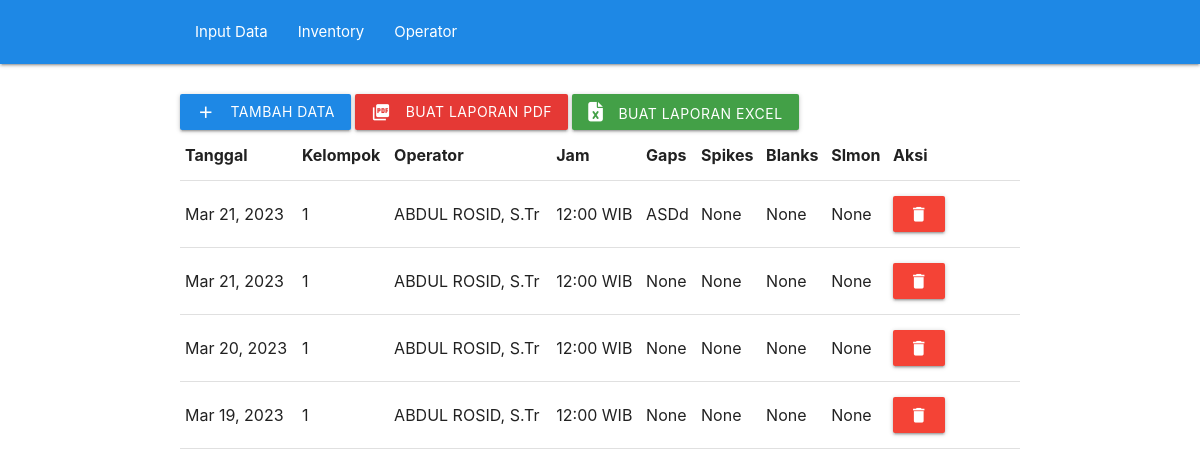
The app's page /checklist-seiscomp/list_view with its own data.
### ChecklistSeiscomp/models.py (models this page shows, shortened)
class ChecklistSeiscompModel(models.Model):
    tanggal = models.TextField(null=True,)
    jam = models.CharField(max_length=20, choices=WAKTU, default='12:00 WIB')
    kelompok = models.IntegerField(choices=KELOMPOK, default=1)
    operator = models.TextField(null=True,)
    gaps = models.CharField(max_length=500, null=True, blank=True)
    spikes = models.CharField(max_length=500, null=True, blank=True)
    blanks = models.CharField(max_length=500, null=True, blank=True)
    slmon = models.CharField(max_length=500, null=True, blank=True)

### ChecklistSeiscomp/views.py (the view)
# urls.py: path('checklist-seiscomp/list_view', views.list_view, name='list_view'),
def list_view(request):
    context = {}
    context["dataset"] = ChecklistSeiscompModel.objects.all()
    return render(request, "list_view.html", context)

### ChecklistSeiscomp/templates/list_view.html (shortened to what this page needs)
{% extends "base.html" %}
{% load materializecss %}
{% block content %}
<div class="container" style="padding-top: 2rem;">
    <a class="waves-effect waves-light btn blue darken-1" href="{% url 'checklist-seiscomp' %}"><i
            class="material-icons left">add</i>tambah data</a>
    <a class="waves-effect waves-light btn red darken-1" href="/"><i class="material-icons left">picture_as_pdf</i>Buat
        Laporan PDF</a>
    <a class="waves-effect waves-light btn green darken-1" href="/"><i class="fa-solid fa-file-excel" style="padding-right: 1rem;"></i>Buat Laporan
        Excel</a>
    <table>
        <tr>
            <th>Tanggal</th>
            <th>Kelompok</th>
            <th>Operator</th>
            <th>Jam</th>
            <th>Gaps</th>
            <th>Spikes</th>
            <th>Blanks</th>
            <th>Slmon</th>
            <th>Aksi</th>
        </tr>
        {% for data in dataset %}
        <tr>
            <td> {{ data.tanggal }} </td>
            <td> {{ data.kelompok }} </td>
            <td> {{ data.operator }} </td>
            <td> {{ data.jam }} </td>
            <td> {{ data.gaps }} </td>
            <td> {{ data.spikes }} </td>
            <td> {{ data.blanks }} </td>
            <td> {{ data.slmon }} </td>
            <td>
                <a id="data_del_btn{{ data.id }}" onmouseup="data_del({{ data.id }})"
                    class="waves-effect waves-light btn red" id="delete-{{ operator.id }}"><i
                        class="material-icons center">delete</i></a>
            </td>
        </tr>
        {% endfor %}
    </table>
</div>
{% endblock content %}

### records on screen
ChecklistSeiscompModel: tanggal "Mar 21, 2023", kelompok "1", operator "ABDUL ROSID, S.Tr", jam "12:00 WIB", gaps "ASDd", spikes "None", blanks "None", slmon "None"
ChecklistSeiscompModel: tanggal "Mar 21, 2023", kelompok "1", operator "ABDUL ROSID, S.Tr", jam "12:00 WIB", gaps "None", spikes "None", blanks "None", slmon "None"
ChecklistSeiscompModel: tanggal "Mar 20, 2023", kelompok "1", operator "ABDUL ROSID, S.Tr", jam "12:00 WIB", gaps "None", spikes "None", blanks "None", slmon "None"
ChecklistSeiscompModel: tanggal "Mar 19, 2023", kelompok "1", operator "ABDUL ROSID, S.Tr", jam "12:00 WIB", gaps "None", spikes "None", blanks "None", slmon "None"
